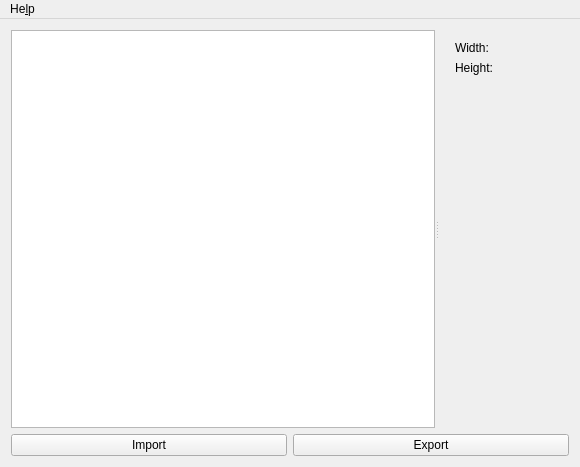
<?xml version="1.0" encoding="UTF-8"?>
<ui version="4.0">
 <class>MainWindow</class>
 <widget class="QMainWindow" name="MainWindow">
  <property name="geometry">
   <rect>
    <x>0</x>
    <y>0</y>
    <width>580</width>
    <height>467</height>
   </rect>
  </property>
  <property name="windowTitle">
   <string>File Lister</string>
  </property>
  <property name="windowIcon">
   <iconset resource="resources.qrc">
    <normaloff>:/images/icon.png</normaloff>:/images/icon.png</iconset>
  </property>
  <widget class="QWidget" name="centralWidget">
   <layout class="QVBoxLayout" name="verticalLayout_2" stretch="1,0">
    <item>
     <widget class="QSplitter" name="splitter">
      <property name="orientation">
       <enum>Qt::Horizontal</enum>
      </property>
      <property name="handleWidth">
       <number>3</number>
      </property>
      <widget class="QListWidget" name="listWidget">
       <property name="contextMenuPolicy">
        <enum>Qt::CustomContextMenu</enum>
       </property>
      </widget>
      <widget class="QWidget" name="layoutWidget">
       <layout class="QVBoxLayout" name="verticalLayout" stretch="1,0">
        <item>
         <layout class="QVBoxLayout" name="pichost"/>
        </item>
        <item>
         <layout class="QFormLayout" name="formLayout">
          <property name="leftMargin">
           <number>6</number>
          </property>
          <item row="0" column="0">
           <widget class="QLabel" name="label">
            <property name="text">
             <string>Width:</string>
            </property>
           </widget>
          </item>
          <item row="0" column="1">
           <widget class="QLabel" name="width">
            <property name="text">
             <string/>
            </property>
           </widget>
          </item>
          <item row="1" column="0">
           <widget class="QLabel" name="label_3">
            <property name="text">
             <string>Height:</string>
            </property>
           </widget>
          </item>
          <item row="1" column="1">
           <widget class="QLabel" name="height">
            <property name="text">
             <string/>
            </property>
           </widget>
          </item>
         </layout>
        </item>
       </layout>
      </widget>
     </widget>
    </item>
    <item>
     <layout class="QHBoxLayout" name="horizontalLayout">
      <item>
       <widget class="QPushButton" name="importButton">
        <property name="text">
         <string>Import</string>
        </property>
       </widget>
      </item>
      <item>
       <widget class="QPushButton" name="exportButton">
        <property name="text">
         <string>Export</string>
        </property>
       </widget>
      </item>
     </layout>
    </item>
   </layout>
   <zorder>splitter</zorder>
   <zorder></zorder>
  </widget>
  <widget class="QMenuBar" name="menuBar">
   <property name="geometry">
    <rect>
     <x>0</x>
     <y>0</y>
     <width>580</width>
     <height>30</height>
    </rect>
   </property>
   <widget class="QMenu" name="menuHelp">
    <property name="title">
     <string>He&amp;lp</string>
    </property>
    <addaction name="actionAbout"/>
   </widget>
   <addaction name="menuHelp"/>
  </widget>
  <action name="actionAbout">
   <property name="text">
    <string>&amp;About</string>
   </property>
  </action>
 </widget>
 <layoutdefault spacing="6" margin="11"/>
 <resources>
  <include location="resources.qrc"/>
 </resources>
 <connections/>
</ui>
